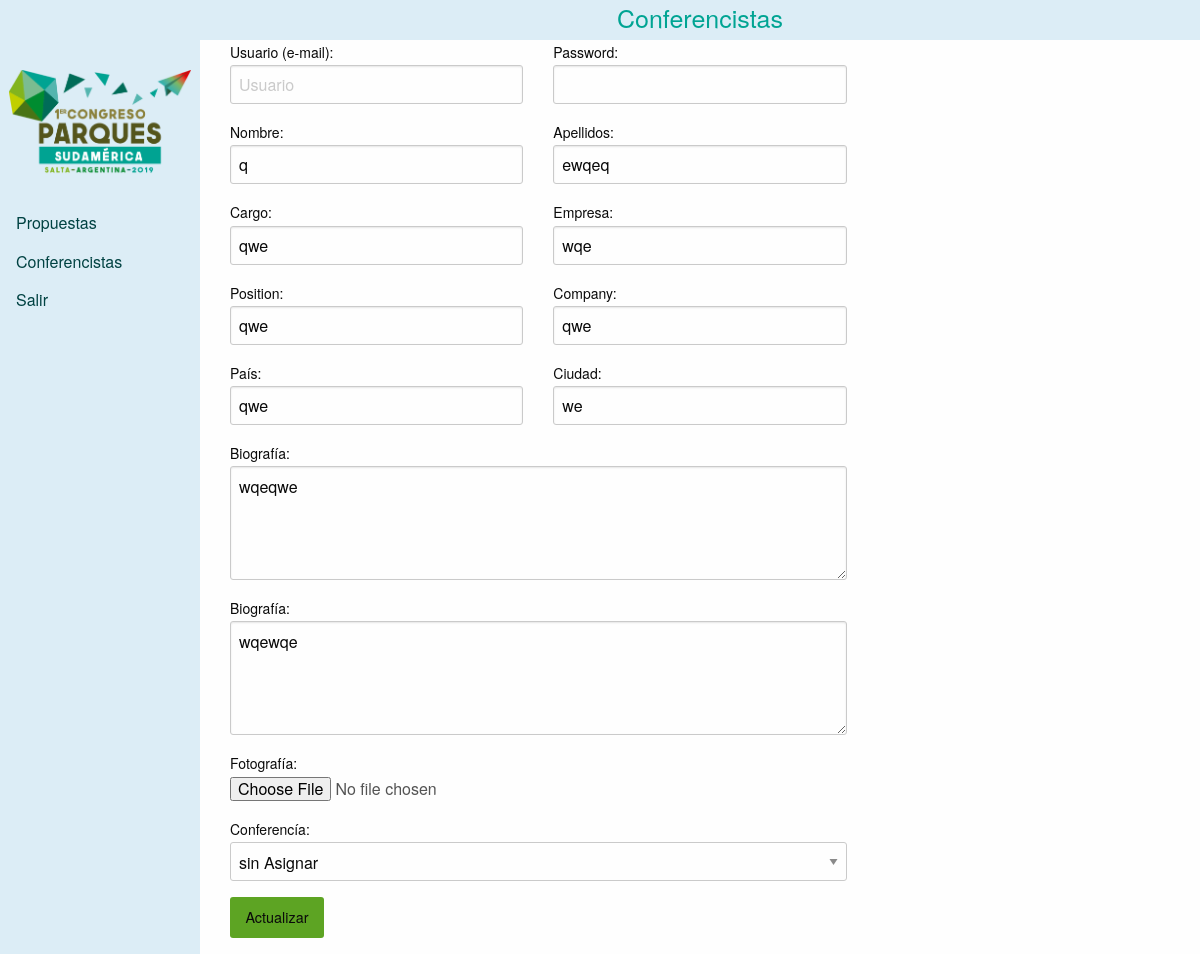
/cpanel/admin/editarConferencista.php?id=5, run on the app's committed database.
### tables this page shows
CREATE TABLE IF NOT EXISTS `conferencistas` (
  `id_conferencista` int(5) NOT NULL AUTO_INCREMENT,
  `nombre` varchar(300) NOT NULL,
  `apellidos` varchar(300) NOT NULL,
  `cargo` varchar(300) NOT NULL,
  `cargo_ing` varchar(300) NOT NULL,
  `empresa` varchar(400) NOT NULL,
  `empresa_ing` varchar(400) NOT NULL,
  `biografia` text NOT NULL,
  `biografia_ing` text NOT NULL,
  `pais` varchar(300) NOT NULL,
  `ciudad` varchar(300) NOT NULL,
  `foto` varchar(500) NOT NULL,
  `autoriza1` varchar(100) DEFAULT NULL,
  `autoriza2` varchar(100) DEFAULT NULL,
  `evento_social` varchar(100) DEFAULT NULL,
  `id_conferencia` int(5) NOT NULL,
  `id_credenciales` int(5) NOT NULL,
  PRIMARY KEY (`id_conferencista`),
  KEY `id_conferencia` (`id_conferencia`,`id_credenciales`),
  KEY `id_credenciales` (`id_credenciales`)
);

CREATE TABLE IF NOT EXISTS `conferencias` (
  `id_conferencia` int(5) NOT NULL AUTO_INCREMENT,
  `conferencia` varchar(400) NOT NULL,
  `conferencia_ing` varchar(400) DEFAULT NULL,
  `id_tema` int(5) NOT NULL,
  `id_tipo` int(5) DEFAULT '1',
  `descripcion` text NOT NULL,
  `descripcion_ing` text,
  `justificacion` text NOT NULL,
  `objetivo1` text NOT NULL,
  `objetivo2` text NOT NULL,
  `objetivo3` text NOT NULL,
  `modalidad` varchar(100) NOT NULL,
  `status` varchar(100) DEFAULT NULL,
  `fecha` date DEFAULT NULL,
  `inicio` time DEFAULT NULL,
  `fin` time DEFAULT NULL,
  `salon` int(5) DEFAULT NULL,
  PRIMARY KEY (`id_conferencia`),
  KEY `id_tema` (`id_tema`),
  KEY `id_tipo` (`id_tipo`),
  KEY `salon` (`salon`)
);

### cpanel/class/conexion.php (called while the page is built, shortened)
<?php
class Conexion{
  public function __construct() {
    $this->conexion_db = new mysqli(DB_SERVER, DB_USUARIO, DB_CONTRASENA, DB_NOMBRE);
  }
}
 ?>

### cpanel/class/classConferencistas.php (called while the page is built, shortened)
<?php
class Conferencistas extends Conexion{
  public function mostrarDatosEdit($id){
   $resultado = $this->conexion_db->query("SELECT a.nombre, a.apellidos, a.cargo, a.cargo_ing, a.empresa, a.empresa_ing,
     a.biografia, a.biografia_ing, a.pais, a.ciudad, b.id_conferencia, b.conferencia
   FROM conferencistas AS a
   RIGHT JOIN conferencias AS b ON b.id_conferencia = a.id_conferencia
   WHERE id_conferencista = $id ");
   $datos = $resultado->fetch_all(MYSQLI_ASSOC);
   return $datos;
 }
}
 ?>

### cpanel/admin/editarConferencista.php (the view, shortened to what this page needs)
<?php session_start();
$id = $_GET['id'];
$conferencista = new Conferencistas();
$array_datos_usuario = $conferencista->mostrarDatosEdit($id);
?>
<!DOCTYPE html>
<html>
  <head>
    <link rel="stylesheet" href="../css/style.css">
    <link rel="stylesheet" href="../../css/foundation/foundation.css">
    <link rel="stylesheet" href="https://cdnjs.cloudflare.com/ajax/libs/foundicons/3.0.0/foundation-icons.css">
  </head>
  <body>
    <header>
      <div class="rows">
        <div class="column medium-10 medium-offset-2 text-center">
          <h4>Conferencistas</h4>
        </div>
      </div>
    </header>
    <main class="row expanded">
      <div class="medium-2">
        <?php include("inc/menu.php") ?>
      </div>
      <div class="column medium-10 contenido">
        <div class="">
          <?php
        foreach ($array_datos_usuario as $valor) {
        $tabla = '<div id="formularioUsuarios">
                  <form class="" action="actualizarUsuario.php?id='.$id.'" method="post" enctype="multipart/form-data">
                    <fieldset>';
        $tabla = $tabla.'<div class="row ">
                        <div class="column medium-4">
                          <label for="">Usuario (e-mail):</label>
                          <input type="text" name="usuario" value="" placeholder="Usuario" >
                        </div>
                        <div class="column medium-4">
                          <label for="">Password:</label>
                          <input type="password" name="password" value="" placeholder="" >
                        </div>
                      </div>
                    <div class="row ">
                      <div class="column medium-4">
                        <label for="">Nombre:</label>
                        <input type="text" name="nombre" value="'.$valor['nombre'].'" placeholder="Nombres y Apellidos" >
                      </div>
                      <div class="column medium-4">
                        <label for="">Apellidos:</label>
                        <input type="text" name="nombre" value="'.$valor['apellidos'].'" placeholder="Nombres y Apellidos" >
                      </div>
                    </div>
                    ';
        $tabla = $tabla.'<div class="row ">
                          <div class="column medium-4">
                            <label for="">Cargo:</label>
                            <input type="text" name="cargo" value="'.$valor['cargo'].'" placeholder="Cargo">
                          </div>
                          <div class="column medium-4">
                            <label for="">Empresa:</label>
                            <input type="text" name="empresa" value="'.$valor['empresa'].'" placeholder="Empresa" >
                          </div>
                        </div>';
      $tabla = $tabla.'<div class="row ">
                        <div class="column medium-4">
                          <label for="">Position:</label>
                          <input type="text" name="cargo_ing" value="'.$valor['cargo_ing'].'" placeholder="Cargo">
                        </div>
                        <div class="column medium-4">
                          <label for="">Company:</label>
                          <input type="text" name="empresa_ing" value="'.$valor['empresa_ing'].'" placeholder="Empresa" >
                        </div>
                      </div>';
        $tabla = $tabla.'<div class="row">
                        <div class="column medium-4">
                          <label for="">País:</label>
                          <input type="text" name="localidad" value="'.$valor['pais'].'" placeholder="País, Ciudad" required>
                        </div>
                        <div class="column medium-4">
                          <label for="">Ciudad:</label>
                          <input type="text" name="localidad" value="'.$valor['ciudad'].'" placeholder="País, Ciudad" required>
                        </div>
                      </div>';
        $tabla = $tabla.'<div class="row ">
                          <div class="column medium-8">
                            <label for="">Biografía:</label>
                            <textarea name="biografia" rows="4" cols="1" value="'. $valor['biografia'].'">'.  $valor['biografia'].'</textarea>
                          </div>
                        </div>';
        $tabla = $tabla.'<div class="row ">
                          <div class="column medium-8">
                            <label for="">Biografía:</label>
                            <textarea name="biografia_ing" rows="4" cols="1" value="'.$valor['biografia_ing'].'">'.$valor['biografia_ing'].'</textarea>
                            </div>
                            </div>';
        $tabla = $tabla. '<div class="row ">
                            <div class="column medium-8">
                              <label for="">Fotografía:</label>
                              <input type="file" name="fotografia" value="" required>
                            </div>
                          </div>
                          <div class="row">
                            <div class="column medium-8">
                            <label>Conferencía:
                              <select name="conferencia">
                              <option value="'.$valor['id_conferencia'].'">'.$valor['conferencia'].'</option>';
                                $lista_conferencias = new Conferencia();
                                $lista_desplegable = $lista_conferencias->listaConferencias();
                                foreach ($lista_desplegable as $value) {
        $tabla = $tabla.        '<option value="'.$value['id_conferencia'].'">'.$value['conferencia'].'</option>';
                                }
        $tabla = $tabla.'    </select>
                            </label>
                          </div>
                        </div>';
        $tabla = $tabla . '<div class="row">
                            <div class="column">
                              <input type="submit" name="" value="Actualizar" class="success button">
                            </div>
                          </div>
                          </fieldset>
                        </form>
                      </div>';
        }
        echo $tabla;
 ?>

### cpanel/css/style.css (style rules this page uses)
header { background: #DCEDF6; height: 5vh; color: #00A493; }
main { color: #545454; }

### data on the page
conferencistas: nombre "q", nombre "ewqeq", cargo "qwe", empresa "wqe", cargo_ing "qwe", empresa_ing "qwe", localidad "qwe", localidad "we", biografia "wqeqwe", biografia_ing "wqewqe", conferencia "sin Asignar"
